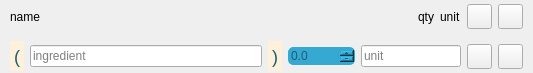
<?xml version="1.0" encoding="UTF-8"?>
<ui version="4.0">
 <class>Form</class>
 <widget class="QWidget" name="Form">
  <property name="geometry">
   <rect>
    <x>0</x>
    <y>0</y>
    <width>533</width>
    <height>73</height>
   </rect>
  </property>
  <property name="windowTitle">
   <string>Form</string>
  </property>
  <property name="styleSheet">
   <string notr="true">
   /**/
   QPushButton#btn_ing_is_optional, QPushButton#btn_ing_is_optional_2 {
    background-color: #fdf1d9;
    border-style: outset;
    border-width: 0px;
    border-radius: 0px;
    border-color: #fdf1d9;
    font: 18px;
    /*min-width: 10em;*/
    padding: 4px;
    color:#1a5d75;
}

QPushButton#btn_ing_is_optional:hover, QPushButton#btn_ing_is_optional_2:hover {
    color:#fe6d73;
}

QPushButton#btn_ing_is_optional:pressed, QPushButton#btn_ing_is_optional_2:pressed, QPushButton#btn_ing_is_optional:checked, QPushButton#btn_ing_is_optional_2:checked {
    color:#ffc05c;
    font: bold 20px;
}
QDoubleSpinBox {
        background-color: #36a9d3;
        color: #1a5d75;
        border: 1px solid #36a9d3;
        border-radius: 5px;
    }
    QDoubleSpinBox::up-button{
        border:none;
        image: url(file:///../UI/images/icon_up_arrow.png);
    }
    QDoubleSpinBox::down-button{
        border:none;
        image: url(file:///../UI/images/icon_down_arrow.png);
    }
/**/
</string>
  </property>
  <layout class="QVBoxLayout" name="verticalLayout">
   <property name="leftMargin">
    <number>10</number>
   </property>
   <property name="topMargin">
    <number>0</number>
   </property>
   <property name="rightMargin">
    <number>10</number>
   </property>
   <property name="bottomMargin">
    <number>0</number>
   </property>
   <item>
    <widget class="QWidget" name="widget_show_ing" native="true">
     <layout class="QHBoxLayout" name="horizontalLayout_2">
      <property name="leftMargin">
       <number>0</number>
      </property>
      <property name="topMargin">
       <number>0</number>
      </property>
      <property name="rightMargin">
       <number>0</number>
      </property>
      <property name="bottomMargin">
       <number>0</number>
      </property>
      <item>
       <widget class="QLabel" name="lbl_ing_name">
        <property name="text">
         <string>name</string>
        </property>
       </widget>
      </item>
      <item>
       <widget class="QLabel" name="lbl_ing_qty">
        <property name="sizePolicy">
         <sizepolicy hsizetype="Maximum" vsizetype="Preferred">
          <horstretch>0</horstretch>
          <verstretch>0</verstretch>
         </sizepolicy>
        </property>
        <property name="text">
         <string>qty</string>
        </property>
       </widget>
      </item>
      <item>
       <widget class="QLabel" name="lbl_ing_qty_unit">
        <property name="sizePolicy">
         <sizepolicy hsizetype="Maximum" vsizetype="Preferred">
          <horstretch>0</horstretch>
          <verstretch>0</verstretch>
         </sizepolicy>
        </property>
        <property name="text">
         <string>unit</string>
        </property>
       </widget>
      </item>
      <item>
       <widget class="QPushButton" name="btn_edit_ing">
        <property name="sizePolicy">
         <sizepolicy hsizetype="Fixed" vsizetype="Fixed">
          <horstretch>0</horstretch>
          <verstretch>0</verstretch>
         </sizepolicy>
        </property>
        <property name="maximumSize">
         <size>
          <width>25</width>
          <height>25</height>
         </size>
        </property>
        <property name="text">
         <string/>
        </property>
        <property name="icon">
         <iconset>
          <normaloff>images/icon_edit_2.png</normaloff>images/icon_edit_2.png</iconset>
        </property>
       </widget>
      </item>
      <item>
       <widget class="QPushButton" name="btn_remove_ing">
        <property name="sizePolicy">
         <sizepolicy hsizetype="Fixed" vsizetype="Fixed">
          <horstretch>0</horstretch>
          <verstretch>0</verstretch>
         </sizepolicy>
        </property>
        <property name="maximumSize">
         <size>
          <width>25</width>
          <height>25</height>
         </size>
        </property>
        <property name="text">
         <string/>
        </property>
        <property name="icon">
         <iconset>
          <normaloff>images/icon_bin_2.png</normaloff>images/icon_bin_2.png</iconset>
        </property>
       </widget>
      </item>
     </layout>
    </widget>
   </item>
   <item>
    <widget class="QWidget" name="widget_edit_ing" native="true">
     <layout class="QHBoxLayout" name="horizontalLayout">
      <property name="leftMargin">
       <number>0</number>
      </property>
      <property name="topMargin">
       <number>0</number>
      </property>
      <property name="rightMargin">
       <number>0</number>
      </property>
      <property name="bottomMargin">
       <number>0</number>
      </property>
      <item>
       <widget class="QPushButton" name="btn_ing_is_optional">
        <property name="sizePolicy">
         <sizepolicy hsizetype="Maximum" vsizetype="Fixed">
          <horstretch>0</horstretch>
          <verstretch>0</verstretch>
         </sizepolicy>
        </property>
        <property name="maximumSize">
         <size>
          <width>30</width>
          <height>30</height>
         </size>
        </property>
        <property name="toolTip">
         <string>Optionnel</string>
        </property>
        <property name="styleSheet">
         <string notr="true"/>
        </property>
        <property name="text">
         <string>(</string>
        </property>
        <property name="checkable">
         <bool>true</bool>
        </property>
       </widget>
      </item>
      <item>
       <widget class="QLineEdit" name="le_ing_name">
        <property name="placeholderText">
         <string>ingredient</string>
        </property>
       </widget>
      </item>
      <item>
       <widget class="QPushButton" name="btn_ing_is_optional_2">
        <property name="maximumSize">
         <size>
          <width>30</width>
          <height>30</height>
         </size>
        </property>
        <property name="toolTip">
         <string>Optionnel</string>
        </property>
        <property name="text">
         <string>)</string>
        </property>
        <property name="checkable">
         <bool>true</bool>
        </property>
       </widget>
      </item>
      <item>
       <widget class="QDoubleSpinBox" name="sb_ing_qty">
        <property name="sizePolicy">
         <sizepolicy hsizetype="Fixed" vsizetype="Fixed">
          <horstretch>0</horstretch>
          <verstretch>0</verstretch>
         </sizepolicy>
        </property>
        <property name="maximumSize">
         <size>
          <width>80</width>
          <height>16777215</height>
         </size>
        </property>
        <property name="buttonSymbols">
         <enum>QAbstractSpinBox::PlusMinus</enum>
        </property>
        <property name="decimals">
         <number>1</number>
        </property>
        <property name="maximum">
         <double>10000.000000000000000</double>
        </property>
       </widget>
      </item>
      <item>
       <widget class="QLineEdit" name="le_ing_qty_unit">
        <property name="sizePolicy">
         <sizepolicy hsizetype="Fixed" vsizetype="Fixed">
          <horstretch>0</horstretch>
          <verstretch>0</verstretch>
         </sizepolicy>
        </property>
        <property name="maximumSize">
         <size>
          <width>100</width>
          <height>16777215</height>
         </size>
        </property>
        <property name="placeholderText">
         <string>unit</string>
        </property>
       </widget>
      </item>
      <item>
       <widget class="QPushButton" name="btn_cancel_changes">
        <property name="sizePolicy">
         <sizepolicy hsizetype="Fixed" vsizetype="Fixed">
          <horstretch>0</horstretch>
          <verstretch>0</verstretch>
         </sizepolicy>
        </property>
        <property name="maximumSize">
         <size>
          <width>25</width>
          <height>25</height>
         </size>
        </property>
        <property name="text">
         <string/>
        </property>
        <property name="icon">
         <iconset>
          <normaloff>images/icon_cancel.png</normaloff>images/icon_cancel.png</iconset>
        </property>
       </widget>
      </item>
      <item>
       <widget class="QPushButton" name="btn_confirm_changes">
        <property name="sizePolicy">
         <sizepolicy hsizetype="Fixed" vsizetype="Fixed">
          <horstretch>0</horstretch>
          <verstretch>0</verstretch>
         </sizepolicy>
        </property>
        <property name="maximumSize">
         <size>
          <width>25</width>
          <height>25</height>
         </size>
        </property>
        <property name="text">
         <string/>
        </property>
        <property name="icon">
         <iconset>
          <normaloff>images/icon_ok.png</normaloff>images/icon_ok.png</iconset>
        </property>
       </widget>
      </item>
     </layout>
    </widget>
   </item>
  </layout>
 </widget>
 <tabstops>
  <tabstop>btn_edit_ing</tabstop>
  <tabstop>btn_remove_ing</tabstop>
  <tabstop>btn_ing_is_optional</tabstop>
  <tabstop>le_ing_name</tabstop>
  <tabstop>btn_ing_is_optional_2</tabstop>
  <tabstop>sb_ing_qty</tabstop>
  <tabstop>le_ing_qty_unit</tabstop>
  <tabstop>btn_cancel_changes</tabstop>
  <tabstop>btn_confirm_changes</tabstop>
 </tabstops>
 <resources/>
 <connections>
  <connection>
   <sender>btn_ing_is_optional</sender>
   <signal>toggled(bool)</signal>
   <receiver>btn_ing_is_optional_2</receiver>
   <slot>setChecked(bool)</slot>
   <hints>
    <hint type="sourcelabel">
     <x>23</x>
     <y>70</y>
    </hint>
    <hint type="destinationlabel">
     <x>268</x>
     <y>70</y>
    </hint>
   </hints>
  </connection>
  <connection>
   <sender>btn_ing_is_optional_2</sender>
   <signal>toggled(bool)</signal>
   <receiver>btn_ing_is_optional</receiver>
   <slot>setChecked(bool)</slot>
   <hints>
    <hint type="sourcelabel">
     <x>268</x>
     <y>70</y>
    </hint>
    <hint type="destinationlabel">
     <x>23</x>
     <y>70</y>
    </hint>
   </hints>
  </connection>
 </connections>
</ui>
